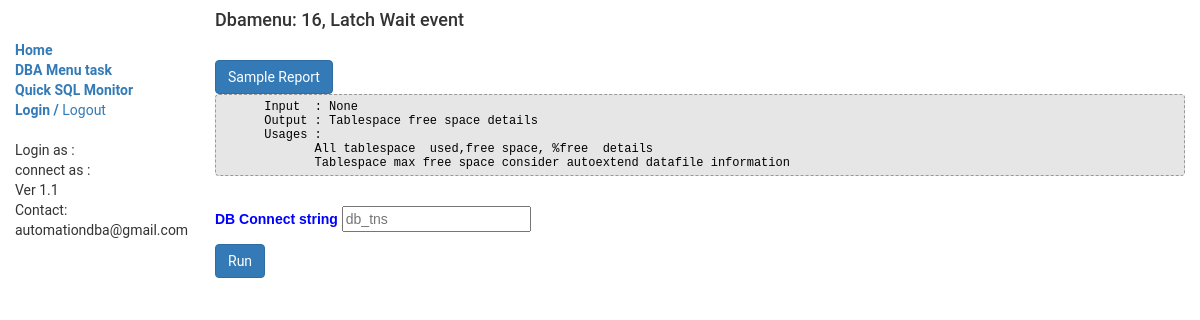
Page /dbamenu/16 on the earlier database version.
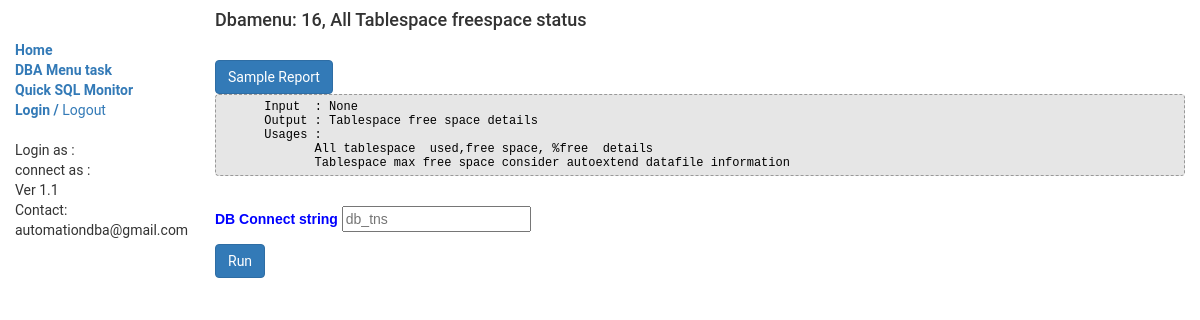
Same page on the later database version.
### dbawebmenu/models.py (models this page shows, shortened)
class Dbamenu(models.Model):
    task_number = models.IntegerField(primary_key=True,help_text='Enter task number')
    task_name = models.CharField(max_length=100)
    task_summary = models.CharField(max_length=500)
    task_sqlquery = models.TextField()
    class Meta:
        ordering = ["task_number"]
    def __str__(self):
        return '{0}, {1}'.format(self.task_number,self.task_name)

### dbawebmenu/views.py (the view)
# urls.py: path('dbamenu/<int:pk>', views.DbamenuDetailView.as_view(), name='dbamenu-detail'),
class DbamenuDetailView(generic.DetailView):
    model = Dbamenu

### dbawebmenu/templates/dbawebmenu/dbamenu_detail.html (shortened to what this page needs)
{% extends "base_generic.html" %}
{% block content %}
 <h4> Dbamenu: {{ dbamenu }} </h4>
<br>
<input form="viewrsample_report_form_id" class="btn btn-primary" type="submit" value="Sample Report"
name="{{dbamenu.task_number}}" id="{{dbamenu.task_number}}">
<br>
{% if dbamenu.task_number == 1 %}
<pre class="prettyprint" style="background-color: #e6e6e6; border: 1px dashed #999999; color: black;
    font-family: Andale Mono, Lucida Console, Monaco, fixed, monospace; font-size: 12px; line-height: 14px; overflow: auto;
    padding: 5px; width: 100%;">
      Input  : sql_id or Username or OS-username or Module name
      Output : Session  details include sid,machine,session event,blocking
      Usages :
               This is useful when need to identify which session running with specific details.
               During DML active sessions, previous_sql_id provides which query is running
               Also,  session event  helps to identify which wait event is currently active
      </pre>
      <br>
{% elif dbamenu.task_number == 16 %}
<pre class="prettyprint" style="background-color: #e6e6e6; border: 1px dashed #999999; color: black;
font-family: Andale Mono, Lucida Console, Monaco, fixed, monospace; font-size: 12px; line-height: 14px; overflow: auto;
padding: 5px; width: 100%;">
      Input  : None
      Output : Tablespace free space details
      Usages :
             All tablespace  used,free space, %free  details
             Tablespace max free space consider autoextend datafile information
</pre><br>
{% endif %}
            <p>
            <label>DB Connect string</label>
             <input form="viewreport_form_id"  type="text"  name="db_tns" id="db_tns"  textarea rows="1" cols="100" placeholder="db_tns" required>
            </p>
            <input form="viewreport_form_id" class="btn btn-primary" type="submit" value="Run"
                  name="{{dbamenu.task_number}}" id="{{dbamenu.task_number}}">
      {% endblock %}

Differences in the rows shown:
changed Dbamenu: task_number+task_name "16, Latch Wait event" → "16, All Tablespace freespace status"
